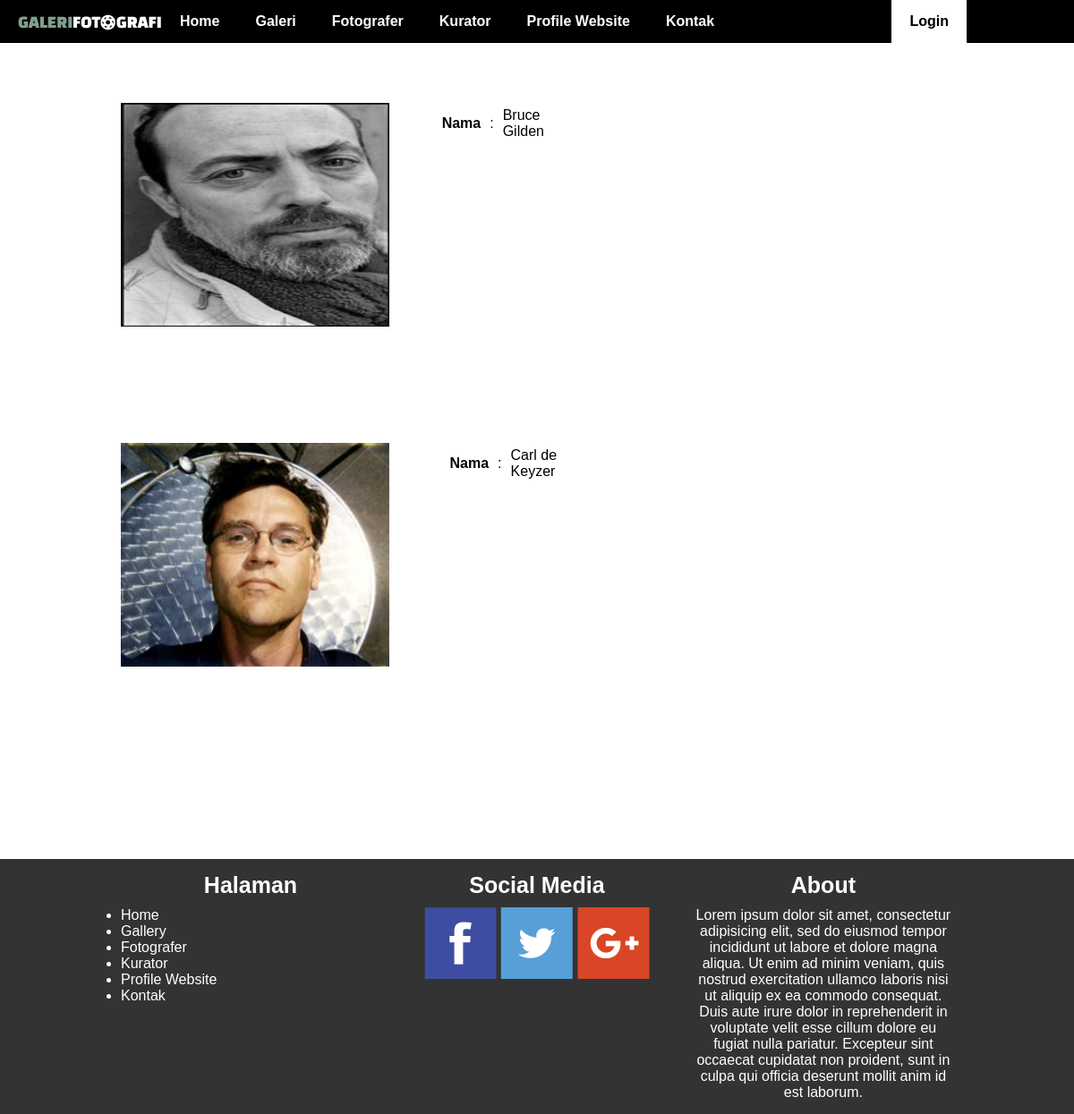
The app's page /?page=kurator with its own data.
### tables this page shows
CREATE TABLE `tb_users` (
  `id` int(11) NOT NULL,
  `name` varchar(25) NOT NULL,
  `username` varchar(25) NOT NULL,
  `password` varchar(25) NOT NULL,
  `photoProfile` varchar(50) DEFAULT NULL,
  `biodata` text,
  `level` enum('admin','kurator','member','') NOT NULL DEFAULT 'member'
);

### page/kurator.php (the view, shortened to what this page needs)
<?php
require_once "header.php";
require_once "core/connection.php";
$query = "SELECT * FROM tb_users WHERE level='kurator'";
$result = $conn->query($query);
?>
 <section id="profile">
   <div class="container">
     <?php if($result->num_rows > 0){
       while($fetch = $result->fetch_assoc()){
     ?>
     <div class="row area" style="padding-top:100px;">
       <div class="col-8">
         <a href="?page=profile&action=guest&id=<?= $fetch['id']; ?>"><img src="asset/img/profile/<?= $fetch['photoProfile']; ?>" class="box-photo"></a>
       </div>
       <div class="col-4">
         <table>
           <tr>
             <td><b><a href="?page=profile&action=guest&id=<?= $fetch['id']; ?>">Nama</a></b></td>
             <td>:</td>
             <td><?= $fetch['name']; ?></td>
           </tr>
         </table>
       </div>
     </div>
      <?php } }?>
   </div>
 </section>
 <?php require_once "footer.php"; ?>

### asset/style.css (style rules this page uses)
* { margin: 0px; padding: 0px; box-sizing : border-box; font-family: Helvetica; }
.container { width: 80%; margin: auto; }
.row { content: ''; clear: both; display: table; }
[class*="col-"] { padding: 15px; float: left; }
.col-4 { width: 33.33%; }
.col-8 { width: 66.66%; }
.area { padding-top: 200px; }
.box-photo { width: 300px; height: 250px; }
table { border-collapse: collapse; width: 100%; }
td, th { padding: 5px; }

### page/kurator.php (style rules this page uses)
a { text-decoration: none; color: #000; }

### records on screen
tb_users: photoProfile (picture), name "Bruce Gilden"
tb_users: photoProfile (picture), name "Carl de Keyzer"
